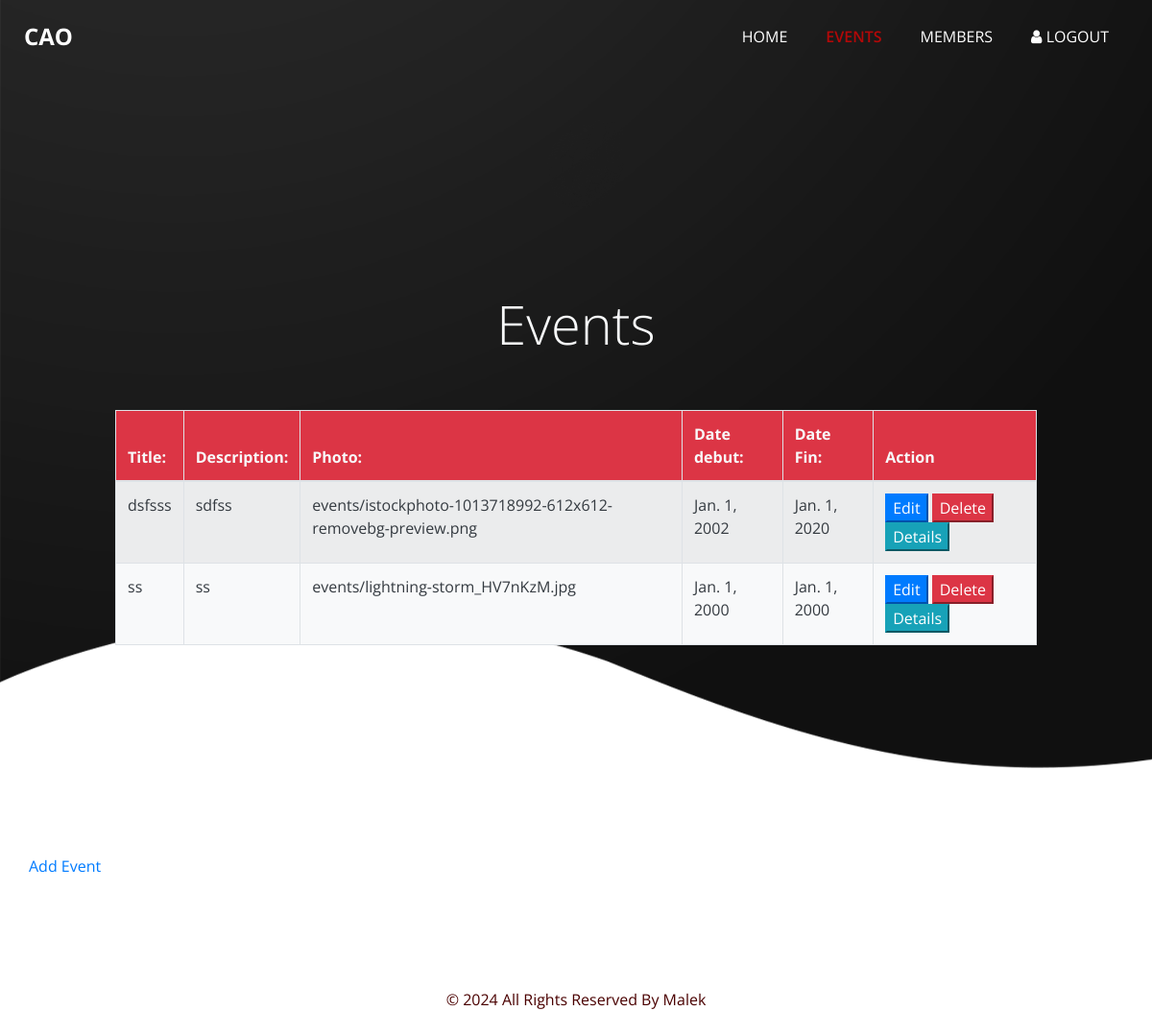
Screenshot of /events/ with the database file from the repository.
### manage_club/models.py (models this page shows, shortened)
class Event(models.Model):
    title = models.CharField(max_length=200)
    description = models.TextField()
    photo = models.ImageField(upload_to='events/')
    dateD = models.DateField()
    dateF = models.DateField()
    class Meta:
        db_table = "event"

### manage_club/views.py (the view)
# urls.py: path('events/', views.events),
def events(request):
    events = Event.objects.all()
    return render(request, "event.html", {'events':events})

### manage_club/templates/event.html (shortened to what this page needs)
{% extends 'layout.html' %}
{% block body %}
{% load static %}
<div class="hero_area">
  <div class="hero_bg_box">
    <div class="bg_img_box">
      <img src="{% static 'images/hero-bgl.png' %}" alt="">
    </div>
  </div>
  <header class="header_section">
    <div class="container-fluid">
      <nav class="navbar navbar-expand-lg custom_nav-container ">
        <a class="navbar-brand" href="index.html">
          <span>
            CAO
          </span>
        </a>
        <div class="collapse navbar-collapse" id="navbarSupportedContent">
          <ul class="navbar-nav  ">
              <li class="nav-item">
                <a class="nav-link" href="/loginaction/">Home <span class="sr-only">(current)</span></a>
              </li>
              <li class="nav-item active">
                <a class="nav-link" href="/events/"> Events</a>
              </li>
              <li class="nav-item">
                <a class="nav-link" href="/members/">Members</a>
              </li>
            <li class="nav-item">
              <a class="nav-link" href="/"> <i class="fa fa-user" aria-hidden="true"></i> Logout</a>
            </li>
          </ul>
        </div>
      </nav>
    </div>
  </header>
  <section class="work_section layout_padding">
      </section>
      <div class="container text-center mt-5">
        <h1 class="display-4 text-light">Events</h1>
    </div>
    <div class="table-responsive mt-5">
      <table class="table table-striped table-bordered table-hover mx-auto" style="width: 80%;">
        <thead class="bg-danger text-light">
              <tr>
                  <th>Title:</th>
                  <th>Description:</th>
                  <th>Photo:</th>
                  <th>Date debut:</th>
                  <th>Date Fin:</th>
                  <th>Action</th>
              </tr>
          </thead>
          <tbody class="thead-light bg-light">
            {% for event in events %}
            <tr class="text-dark thead-light">
                <td> {{ event.title }}</td>
                <td> {{ event.description }}</td>
                <td> {{ event.photo }}</td>
                <td> {{ event.dateD }}</td>
                <td> {{ event.dateF }}</td>
                <td>
                    <a href="/edit_event/{{ event.id }}"><button type="submit" class="btn-primary mx-auto">Edit</button></a>
                    <a href="/delete_event/{{ event.id }}"><button type="submit" class="btn-danger mx-auto">Delete</button></a>
                    <a href="/event_details/{{ event.id }}"><button type="submit" class="btn-info mx-auto">Details</button></a>
                </td>
            </tr>
            {% endfor %}
        </tbody>
      </table>
      <br>
      <br>
      </div>
    </div>
  <section class="who_section layout_padding">
    <div class="container">
      <div class="row">
        <div class="col-md-7">
          <div class="detail-box">
            <div>
              <a href="/add_event/">
                Add Event
              </a>
            </div>
          </div>
        </div>
      </div>
    </div>
  </section>
  {% endblock %}

### manage_club/static/css/style.css (style rules this page uses)
body { font-family: "Open Sans", sans-serif; color: #0c0c0c; background-color: #ffffff; overflow-x: hidden; }
.layout_padding { padding: 90px 0; }
a, a:hover, a:focus { text-decoration: none; }
.hero_area { position: relative; min-height: 100vh; display: -webkit-box; display: -ms-flexbox; display: flex; -webkit-box-orient: vertical; -webkit-box-direction: normal; -ms-flex-direction: column; flex-direction: column; }
.hero_area .hero_bg_box { position: absolute; top: 0; left: 0; width: 100%; height: 100%; display: -webkit-box; display: -ms-flexbox; display: flex; -webkit-box-pack: center; -ms-flex-pack: center; justify-content: center; -webkit-box-align: end; -ms-flex-align: end; align-items: flex-end; overflow: hidden; z-index: -1; }
.hero_area .hero_bg_box .bg_img_box { min-width: 100%; min-height: 100%; }
.hero_area .hero_bg_box img { min-width: 100%; min-height: 100%; }
.header_section { padding: 15px 0; }
.header_section .container-fluid { padding-right: 25px; padding-left: 25px; }
.navbar-brand span { font-weight: bold; font-size: 24px; color: #ffffff; }
.custom_nav-container { padding: 0; }
.custom_nav-container .navbar-nav { margin-left: auto; }
.custom_nav-container .navbar-nav .nav-item .nav-link { padding: 5px 20px; color: #ffffff; text-align: center; text-transform: uppercase; border-radius: 5px; -webkit-transition: all 0.3s; transition: all 0.3s; }
.custom_nav-container .navbar-nav .nav-item:hover .nav-link, .custom_nav-container .navbar-nav .nav-item.active .nav-link { color: #b30808; }
.custom_nav-container .navbar-nav .nav-item.active .nav-link { font-weight: 600; }

### manage_club/static/css/responsive.css (style rules this page uses)
@media (min-width: 1200px) { .container { max-width: 1170px; } }

### rows the page displays
Event: title "dsfsss", description "sdfss", photo "events/istockphoto-1013718992-612x612-removebg-preview.png", dateD "Jan. 1, 2002", dateF "Jan. 1, 2020"
Event: title "ss", description "ss", photo "events/lightning-storm_HV7nKzM.jpg", dateD "Jan. 1, 2000", dateF "Jan. 1, 2000"
